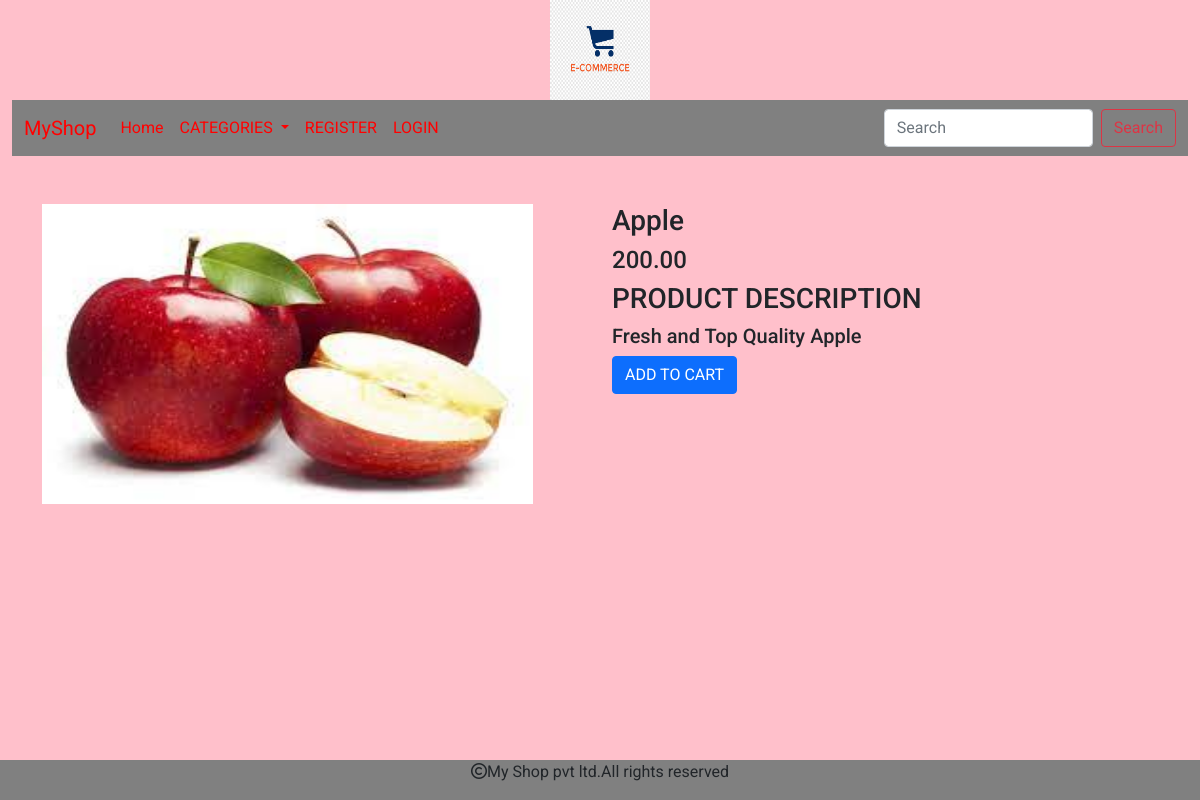
The app's page /details/apple/ with its own data.
### shop/models.py (models this page shows, shortened)
class Product(models.Model):
    name=models.CharField(max_length=200,unique=True)
    slug=models.SlugField(max_length=200,unique=True)
    desc=models.TextField(blank=True)
    price=models.DecimalField(max_digits=10,decimal_places=2)
    category=models.ForeignKey(Category,on_delete=models.CASCADE)
    img=models.ImageField(upload_to='img/products',null=True)
    stock=models.IntegerField()
    available=models.BooleanField(default=True)
    created=models.DateTimeField(auto_now_add=True)
    updated=models.DateTimeField(auto_now=True)

### shop/views.py (the view)
# urls.py: path('details/<slug:s>/',views.prodetails,name='details'),
def prodetails(request,s):
    p=Product.objects.get(slug=s)
    return render(request,'details.html',{'p':p})

### cart/context_processors.py (called while the page is built, shortened)
def counter(request):
    count=0
    return {'count':count}

### shop/context_processors.py (called while the page is built)
def menu_links(request):
    links=Category.objects.all()
    return {'l':links}

### templates/details.html
{% extends 'base.html' %}
{% load static %}
{% block content %}
<div class="container">
  <div class="row">
    <div class="col-sm-6 mt-5">
      <img src="{{p.img.url}}" height="300px" width="90%">
    </div>
    <div class="col-sm-6 mt-5">
      <h3>{{p.name}}</h3>
      <h4>{{p.price}}</h4>
      <h3>PRODUCT DESCRIPTION</h3>
      <h5>{{p.desc}}</h5>
      {% if stock <= 0 %}
      <h2>Out of Stock</h2>
      {% else %}
      <a href="{% url 'cart:add_cart' p.id %}" class="btn btn-primary">ADD TO CART</a>
      {% endif %}
    </div>
  </div>
</div>
{% endblock %}

### static/css/style.css (style rules this page uses)
body { background:pink;font-family: 'Roboto', sans-serif; }

### records on screen
Product: img (picture), name "Apple", price "200.00", desc "Fresh and Top Quality Apple"
